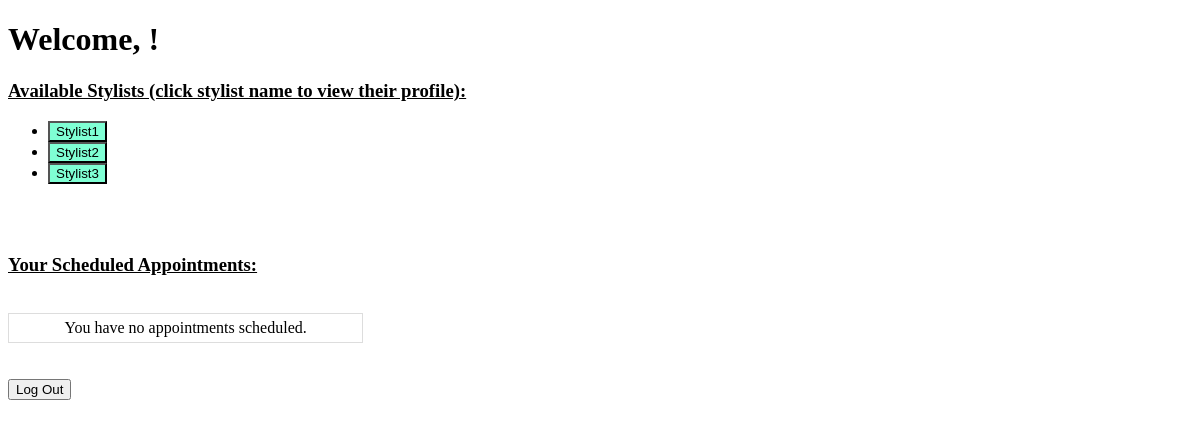
/patron-logged-in-page/p1, run on an earlier commit of the app's database.
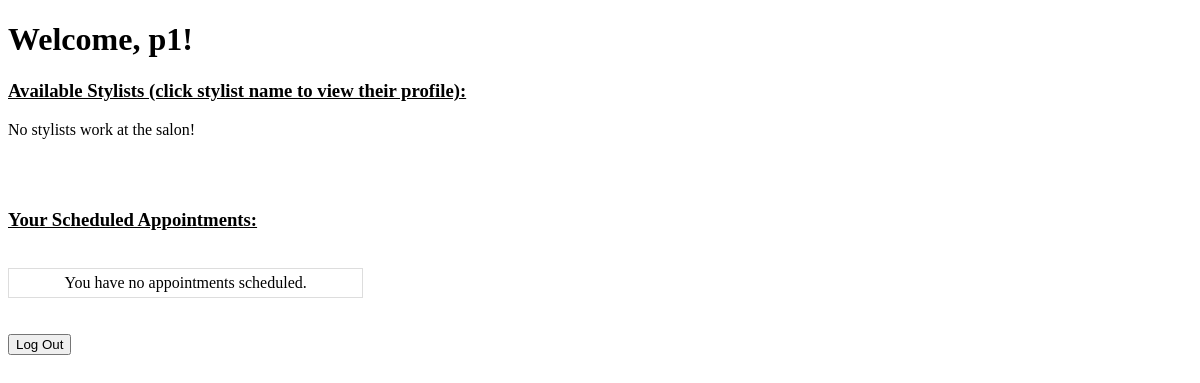
And on a later commit of the database.
### salon.py (models this page shows, shortened)
class Stylist(db.Model):
    id = db.Column(db.Integer, primary_key=True)
    name = db.Column(db.String(80))
    username = db.Column(db.String(80))
    password = db.Column(db.String(80))
    appointments = db.relationship('Appointment', backref='stylist', lazy='select')

class Patron(db.Model):
    id = db.Column(db.Integer, primary_key=True)
    name = db.Column(db.String(80))
    username = db.Column(db.String(80))
    password = db.Column(db.String(80))
    appointments = db.relationship('Appointment', backref='patron', lazy='select')

### salon.py (the view)
@app.route("/patron-logged-in-page/<patron>")
def patron_logged_in_page(patron):
    pat = Patron.query.filter_by(name=patron).first()
    stylists = Stylist.query
    return render_template("patron_logged_in.html", patron=pat, stylists=Stylist.query.all())

### templates/patron_logged_in.html (shortened to what this page needs)
{% extends 'base.html' %}
{% block content %}
<h1>Welcome, {{patron.name}}!</h1>
<div>
    <h3><u>Available Stylists (click stylist name to view their profile):</u></h3>
    {% if stylists %}
        <ul>
        {% for stylist in stylists %}
            <li>
            <form action="{{ url_for('stylist_logged_in_page', patron=patron.name, stylist=stylist.name) }}" method="get">
                <input style="background-color:aquamarine" type="submit" value="{{stylist.name}}"/>
            </form>
            </li>
        {% endfor %}
        </ul>
    {% else %}
        <p>No stylists work at the salon!</p>
    {% endif %}
</div>
<br>
<br>
<h3><u>Your Scheduled Appointments:</u></h3>
<br>
<table>
{% if patron.appointments%}
    <th>Stylist Name</th>
    <th>Date & Time</th>
    {% for appointment in patron.appointments %}
        <tr>
            <td>{{ appointment.stylist.name }}</td>
            <td>{{ appointment.day }}, {{ appointment.time }}</td>
            <td>
                <form action="{{ url_for('cancel_appointment', patron=patron.name, stylist=appointment.stylist.name, day=appointment.day, time=appointment.time)}}">
                    <input type="submit" value="Cancel"/>
                </form>
            </td>
        </tr>
    {% endfor %}
{% else %}
    <tr>
        <td colspan="2">You have no appointments scheduled.</td>
    </tr>
{% endif %}
</table>
<br>
<br>
<form action="{{ url_for('login_page') }}" method="get">
    <input type="submit" value="Log Out"/>
</form>
{% endblock %}

What changed in the data, as far as the page shows it:
removed Stylist: name "Stylist1"
removed Stylist: name "Stylist2"
removed Stylist: name "Stylist3"
now on this page (row edited): Patron: name "p1"
Also different on the page:
text now shown: "No stylists work at the salon!"
